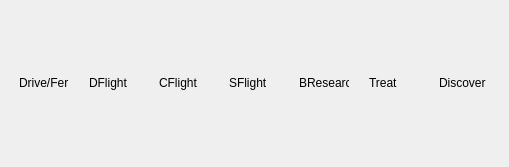
<?xml version="1.0" encoding="UTF-8"?>
<ui version="4.0">
 <class>ActionSelectView</class>
 <widget class="QWidget" name="ActionSelectView">
  <property name="geometry">
   <rect>
    <x>0</x>
    <y>0</y>
    <width>509</width>
    <height>167</height>
   </rect>
  </property>
  <property name="windowTitle">
   <string>ActionSelectView</string>
  </property>
  <layout class="QHBoxLayout" name="horizontalLayout">
   <property name="spacing">
    <number>3</number>
   </property>
   <item>
    <widget class="QWidget" name="driveWidget" native="true">
     <layout class="QGridLayout" name="gridLayout_3">
      <property name="leftMargin">
       <number>1</number>
      </property>
      <property name="rightMargin">
       <number>1</number>
      </property>
      <property name="horizontalSpacing">
       <number>1</number>
      </property>
      <item row="0" column="0">
       <widget class="QLabel" name="moveLabel">
        <property name="maximumSize">
         <size>
          <width>50</width>
          <height>50</height>
         </size>
        </property>
        <property name="text">
         <string>Drive/Ferry</string>
        </property>
       </widget>
      </item>
     </layout>
    </widget>
   </item>
   <item>
    <widget class="QWidget" name="dFlightWidget" native="true">
     <layout class="QGridLayout" name="gridLayout">
      <property name="leftMargin">
       <number>1</number>
      </property>
      <property name="rightMargin">
       <number>1</number>
      </property>
      <property name="horizontalSpacing">
       <number>1</number>
      </property>
      <item row="0" column="0">
       <widget class="QLabel" name="directFlightLabel">
        <property name="maximumSize">
         <size>
          <width>50</width>
          <height>50</height>
         </size>
        </property>
        <property name="text">
         <string>DFlight</string>
        </property>
       </widget>
      </item>
     </layout>
    </widget>
   </item>
   <item>
    <widget class="QWidget" name="cFlightWidget" native="true">
     <layout class="QGridLayout" name="gridLayout_7">
      <property name="leftMargin">
       <number>1</number>
      </property>
      <property name="rightMargin">
       <number>1</number>
      </property>
      <property name="horizontalSpacing">
       <number>1</number>
      </property>
      <item row="0" column="0">
       <widget class="QLabel" name="charterFlightLabel">
        <property name="maximumSize">
         <size>
          <width>50</width>
          <height>50</height>
         </size>
        </property>
        <property name="text">
         <string>CFlight</string>
        </property>
       </widget>
      </item>
     </layout>
    </widget>
   </item>
   <item>
    <widget class="QWidget" name="sFlightWidget" native="true">
     <layout class="QGridLayout" name="gridLayout_6">
      <property name="leftMargin">
       <number>1</number>
      </property>
      <property name="rightMargin">
       <number>1</number>
      </property>
      <property name="horizontalSpacing">
       <number>1</number>
      </property>
      <item row="0" column="0">
       <widget class="QLabel" name="shuttleFlightLabel">
        <property name="maximumSize">
         <size>
          <width>50</width>
          <height>50</height>
         </size>
        </property>
        <property name="text">
         <string>SFlight</string>
        </property>
       </widget>
      </item>
     </layout>
    </widget>
   </item>
   <item>
    <widget class="QWidget" name="bResearchWidget" native="true">
     <layout class="QGridLayout" name="gridLayout_5">
      <property name="leftMargin">
       <number>1</number>
      </property>
      <property name="rightMargin">
       <number>1</number>
      </property>
      <property name="horizontalSpacing">
       <number>1</number>
      </property>
      <item row="0" column="0">
       <widget class="QLabel" name="buildResearchLabel">
        <property name="maximumSize">
         <size>
          <width>50</width>
          <height>50</height>
         </size>
        </property>
        <property name="text">
         <string>BResearch</string>
        </property>
       </widget>
      </item>
     </layout>
    </widget>
   </item>
   <item>
    <widget class="QWidget" name="tDiseaseWidget" native="true">
     <layout class="QGridLayout" name="gridLayout_4">
      <property name="leftMargin">
       <number>1</number>
      </property>
      <property name="rightMargin">
       <number>1</number>
      </property>
      <property name="horizontalSpacing">
       <number>1</number>
      </property>
      <item row="0" column="0">
       <widget class="QLabel" name="treatDiseaseLabel">
        <property name="maximumSize">
         <size>
          <width>50</width>
          <height>50</height>
         </size>
        </property>
        <property name="text">
         <string>Treat</string>
        </property>
       </widget>
      </item>
     </layout>
    </widget>
   </item>
   <item>
    <widget class="QWidget" name="dCureWidget" native="true">
     <layout class="QGridLayout" name="gridLayout_2">
      <property name="leftMargin">
       <number>1</number>
      </property>
      <property name="rightMargin">
       <number>1</number>
      </property>
      <property name="horizontalSpacing">
       <number>1</number>
      </property>
      <item row="0" column="0">
       <widget class="QLabel" name="discoverLabel">
        <property name="maximumSize">
         <size>
          <width>50</width>
          <height>50</height>
         </size>
        </property>
        <property name="text">
         <string>Discover</string>
        </property>
       </widget>
      </item>
     </layout>
    </widget>
   </item>
  </layout>
 </widget>
 <layoutdefault spacing="6" margin="11"/>
 <resources/>
 <connections/>
</ui>
